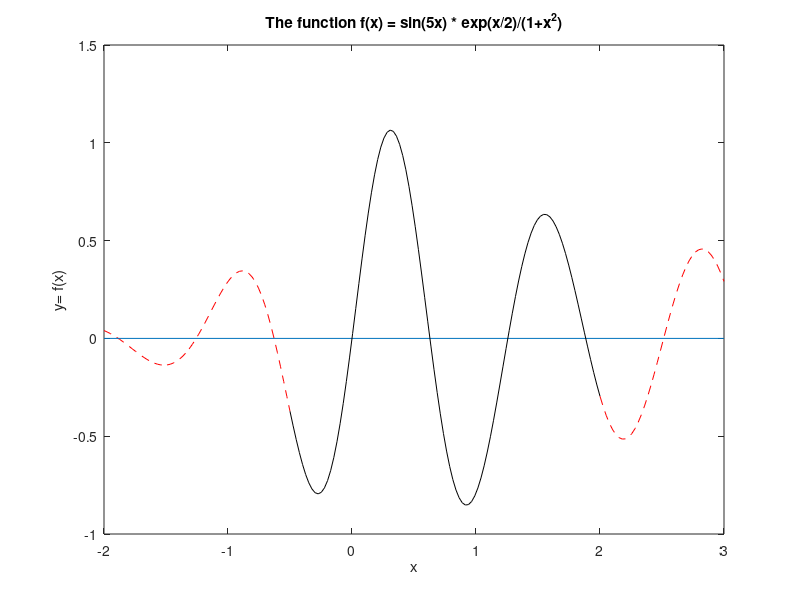

MATLAB code to generate this figure:
L= -2;
R= 3;
N= 200;

c= (2*L + R)/2;
d= (L + 2*R)/2;

x1= linspace(L, c, N*(c - L)/(R - L));
y1= sin(5*x1).*exp(x1/2)./(1+x1.^2);
plot(x1,y1,'r--', [L R],[0 0])

hold on

x2= linspace(c, d, N*(d - c)/(R - L));
y2= sin(5*x2).*exp(x2/2)./(1+x2.^2);
plot(x2,y2,'k')


x3= linspace(d, R, N*(R - d)/(R - L));
y3= sin(5*x3).*exp(x3/2)./(1+x3.^2);
plot(x3,y3,'r--')

title('The function f(x) = sin(5x) * exp(x/2)/(1+x^2)')
ylabel('y= f(x)')
xlabel('x')